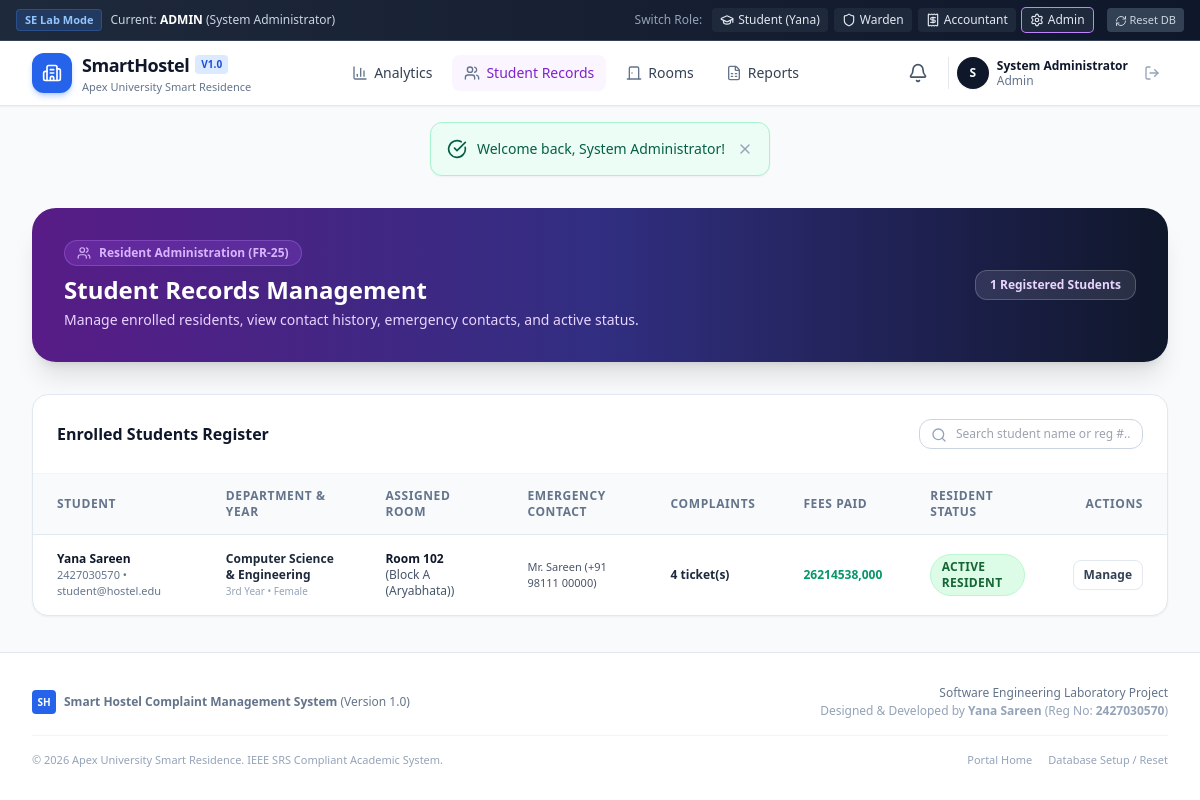
Page /admin_students.php (signed in) on the committed database.
### tables this page shows
CREATE TABLE `students` (
  `id` INT AUTO_INCREMENT PRIMARY KEY,
  `user_id` INT NOT NULL,
  `reg_no` VARCHAR(50) NOT NULL UNIQUE,
  `room_id` INT DEFAULT NULL,
  `department` VARCHAR(100) NOT NULL,
  `year` VARCHAR(20) NOT NULL DEFAULT '2nd Year',
  `gender` ENUM('Male', 'Female', 'Other') NOT NULL DEFAULT 'Female',
  `emergency_contact` VARCHAR(150) DEFAULT NULL,
  `check_in_date` DATE DEFAULT NULL,
  `check_out_date` DATE DEFAULT NULL,
  `status` VARCHAR(50) NOT NULL DEFAULT 'Active Resident',
  FOREIGN KEY (`user_id`) REFERENCES `users`(`id`) ON DELETE CASCADE,
  FOREIGN KEY (`room_id`) REFERENCES `rooms`(`id`) ON DELETE SET NULL
);

CREATE TABLE `users` (
  `id` INT AUTO_INCREMENT PRIMARY KEY,
  `name` VARCHAR(100) NOT NULL,
  `email` VARCHAR(100) NOT NULL UNIQUE,
  `password` VARCHAR(255) NOT NULL,
  `role` ENUM('student', 'warden', 'accountant', 'admin') NOT NULL DEFAULT 'student',
  `phone` VARCHAR(20) DEFAULT NULL,
  `reg_no` VARCHAR(50) DEFAULT NULL,
  `avatar` VARCHAR(255) DEFAULT 'assets/img/default-avatar.png',
  `created_at` DATETIME DEFAULT CURRENT_TIMESTAMP
);

CREATE TABLE `rooms` (
  `id` INT AUTO_INCREMENT PRIMARY KEY,
  `room_number` VARCHAR(20) NOT NULL UNIQUE,
  `block` VARCHAR(50) NOT NULL,
  `floor` INT NOT NULL DEFAULT 1,
  `room_type` VARCHAR(50) NOT NULL DEFAULT 'Double (Non-AC)',
  `capacity` INT NOT NULL DEFAULT 2,
  `occupied_beds` INT NOT NULL DEFAULT 0,
  `fee_per_semester` DECIMAL(10,2) NOT NULL DEFAULT 35000.00,
  `status` ENUM('Available', 'Full', 'Under Maintenance') NOT NULL DEFAULT 'Available',
  `amenities` TEXT DEFAULT NULL,
  `created_at` DATETIME DEFAULT CURRENT_TIMESTAMP
);

### admin_students.php (the view, shortened to what this page needs)
<?php
$db = get_db();
$search_student = trim($_GET['sq'] ?? '');
$sql_students = "SELECT s.*, u.name, u.email, u.phone, r.room_number, r.block,
                        (SELECT COUNT(*) FROM complaints WHERE student_id = s.id) as complaint_count,
                        (SELECT SUM(amount) FROM payments WHERE student_id = s.id AND status = 'Paid') as total_paid
                 FROM students s
                 JOIN users u ON s.user_id = u.id
                 LEFT JOIN rooms r ON s.room_id = r.id
                 WHERE 1=1 ";
$params_st = [];
$sql_students .= " ORDER BY s.id DESC";
$stmt_st = $db->prepare($sql_students);
$stmt_st->execute($params_st);
$students_data = $stmt_st->fetchAll();
require_once __DIR__ . '/includes/header.php';
require_once __DIR__ . '/includes/navbar.php';
?>
<div class="max-w-7xl mx-auto px-4 sm:px-6 lg:px-8 py-8 space-y-8">
    <div class="bg-gradient-to-r from-purple-900 via-indigo-900 to-slate-900 rounded-3xl p-6 sm:p-8 text-white shadow-xl flex flex-col sm:flex-row sm:items-center justify-between gap-4">
        <div>
            <div class="inline-flex items-center gap-2 px-3 py-1 rounded-full text-xs font-semibold bg-purple-500/20 text-purple-300 border border-purple-400/30 mb-2">
                <i data-lucide="users" class="w-3.5 h-3.5"></i> Resident Administration (FR-25)
            </div>
            <h1 class="text-2xl font-black">Student Records Management</h1>
            <p class="text-xs sm:text-sm text-purple-200 mt-1">Manage enrolled residents, view contact history, emergency contacts, and active status.</p>
        </div>
        <span class="px-3.5 py-1.5 rounded-xl font-bold text-xs bg-white/10 text-purple-200 border border-white/20">
            <?= count($students_data) ?> Registered Students
        </span>
    </div>
    <div class="bg-white rounded-2xl border border-slate-200 shadow-sm overflow-hidden">
        <div class="p-6 border-b border-slate-100 flex flex-col sm:flex-row sm:items-center justify-between gap-4">
            <h3 class="font-bold text-slate-900 text-base">Enrolled Students Register</h3>
            <form method="GET" action="admin_students.php" class="flex items-center gap-2">
                <div class="relative">
                    <input type="text" name="sq" value="<?= htmlspecialchars($search_student) ?>" placeholder="Search student name or reg #..." class="pl-9 pr-3 py-1.5 rounded-xl border border-slate-300 text-xs focus:ring-2 focus:ring-purple-500 w-56">
                    <i data-lucide="search" class="w-4 h-4 text-slate-400 absolute left-3 top-2"></i>
                </div>
            </form>
        </div>
        <div class="overflow-x-auto">
            <table class="w-full text-left text-xs text-slate-600">
                <thead class="bg-slate-50 text-slate-500 uppercase tracking-wider font-semibold border-b border-slate-200">
                    <tr>
                        <th class="px-6 py-3.5">Student</th>
                        <th class="px-6 py-3.5">Department & Year</th>
                        <th class="px-6 py-3.5">Assigned Room</th>
                        <th class="px-6 py-3.5">Emergency Contact</th>
                        <th class="px-6 py-3.5">Complaints</th>
                        <th class="px-6 py-3.5">Fees Paid</th>
                        <th class="px-6 py-3.5">Resident Status</th>
                        <th class="px-6 py-3.5 text-right">Actions</th>
                    </tr>
                </thead>
                <tbody class="divide-y divide-slate-100">
                    <?php foreach ($students_data as $st): ?>
                        <tr class="hover:bg-slate-50/80 transition">
                            <td class="px-6 py-4">
                                <p class="font-bold text-slate-900"><?= htmlspecialchars($st['name']) ?></p>
                                <p class="text-[11px] text-slate-500"><?= htmlspecialchars($st['reg_no']) ?> • <?= htmlspecialchars($st['email']) ?></p>
                            </td>
                            <td class="px-6 py-4">
                                <span class="font-semibold text-slate-800"><?= htmlspecialchars($st['department']) ?></span>
                                <p class="text-[10px] text-slate-400"><?= htmlspecialchars($st['year']) ?> • <?= htmlspecialchars($st['gender']) ?></p>
                            </td>
                            <td class="px-6 py-4">
                                <?= $st['room_number'] ? '<span class="font-semibold text-slate-900">Room ' . htmlspecialchars($st['room_number']) . '</span> (' . htmlspecialchars($st['block']) . ')' : '<span class="text-slate-400">Not Assigned</span>' ?>
                            </td>
                            <td class="px-6 py-4 text-slate-600 text-[11px]">
                                <?= htmlspecialchars($st['emergency_contact'] ?: '—') ?>
                            </td>
                            <td class="px-6 py-4 font-bold text-slate-800">
                                <?= $st['complaint_count'] ?> ticket(s)
                            </td>
                            <td class="px-6 py-4 font-bold text-emerald-600">
                                <?= CURRENCY_SYMBOL ?><?= number_format($st['total_paid'] ?: 0, 0) ?>
                            </td>
                            <td class="px-6 py-4">
                                <span class="badge-status <?= $st['status'] === 'Active Resident' ? 'badge-resolved' : 'badge-low' ?>">
                                    <?= htmlspecialchars($st['status']) ?>
                                </span>
                            </td>
                            <td class="px-6 py-4 text-right">
                                <button onclick="openModal('editStudentModal_<?= $st['id'] ?>')" class="px-2.5 py-1.5 rounded-lg border border-slate-200 hover:bg-slate-100 text-slate-700 font-semibold transition">
                                    Manage
                                </button>
                            </td>
                        </tr>
                    <?php endforeach; ?>
                </tbody>
            </table>
        </div>
    </div>
</div>
<?php require_once __DIR__ . '/includes/footer.php'; ?>

### assets/css/styles.css (style rules this page uses)
:root { --primary: #2563eb; --primary-hover: #1d4ed8; --primary-light: #eff6ff; --secondary: #475569; --success: #16a34a; --warning: #f59e0b; --danger: #dc2626; --dark: #0f172a; --card-bg: #ffffff; --border-color: #e2e8f0; }
body { font-family: -apple-system, BlinkMacSystemFont, "Segoe UI", Roboto, "Helvetica Neue", Arial, sans-serif; background-color: #f8fafc; color: #1e293b; min-height: 100vh; display: flex; flex-direction: column; }
.badge-status { display: inline-flex; align-items: center; padding: 0.25rem 0.65rem; border-radius: 9999px; font-size: 0.75rem; font-weight: 600; letter-spacing: 0.025em; text-transform: uppercase; }
.badge-resolved { background-color: #dcfce7; color: #166534; border: 1px solid #bbf7d0; }

### rows in the picture
students: user.name "Yana Sareen", reg_no "2427030570", user.email "student@hostel.edu", department "Computer Science & Engineering", year "3rd Year", gender "Female", room.room_number "102", room.block "Block A (Aryabhata)", emergency_contact "Mr. Sareen (+91 98111 00000)", complaint_count "4", total_paid "38,000", status "ACTIVE RESIDENT"

### other values in the picture
$current_role "ADMIN"
$user['name'] "System Administrator"
substr($user['name'] ?? 'U', 0, 1) "S"
$role "Admin"
$flash['message'] "Welcome back, System Administrator!"
count($students_data) "1"
APP_NAME "Smart Hostel Complaint Management System"
APP_VERSION "1.0"
HOSTEL_NAME "Apex University Smart Residence"
